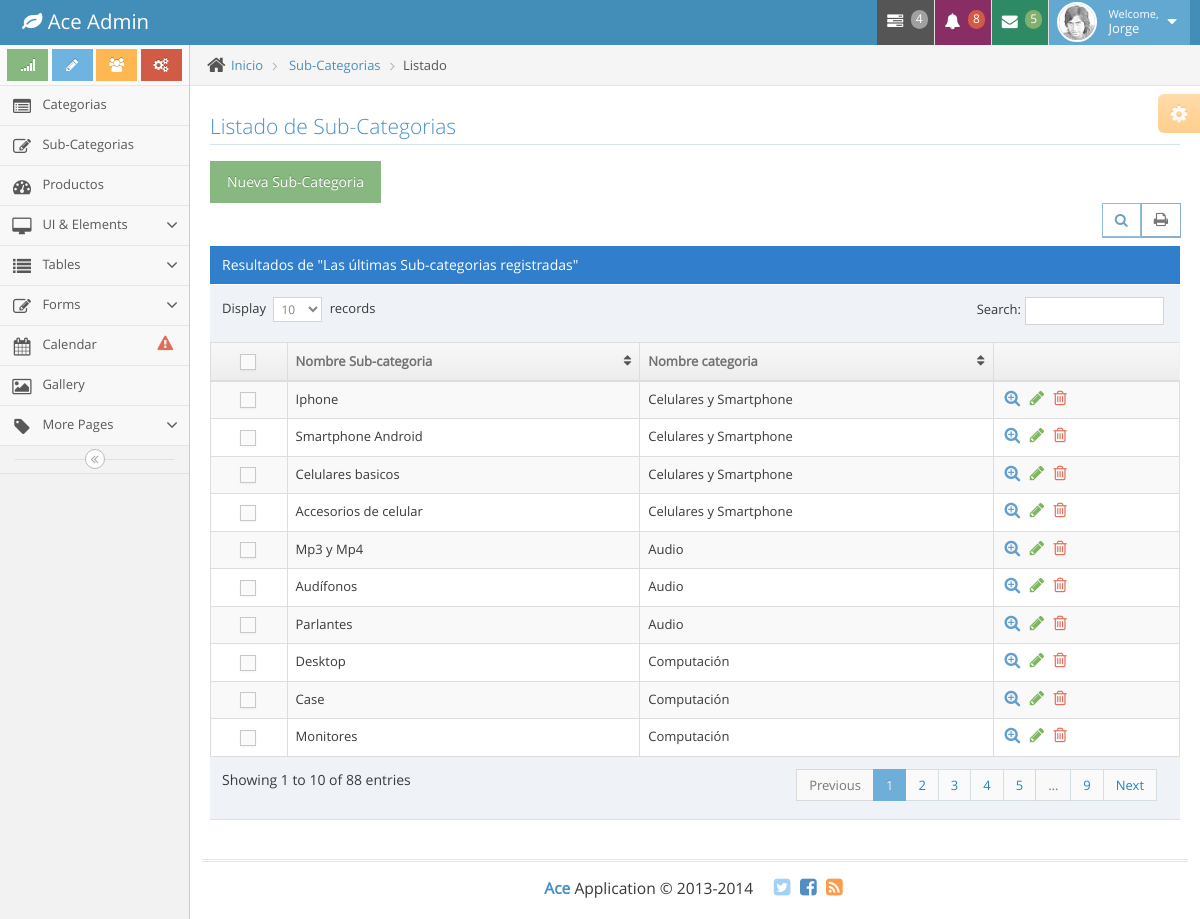
The app's page /subcategorias.php (signed in) with its own data.
### tables this page shows
CREATE TABLE IF NOT EXISTS `subcategoria` (
  `idSubCategoria` int(11) NOT NULL AUTO_INCREMENT,
  `idCategoria` int(11) NOT NULL,
  `nombre` varchar(80) DEFAULT NULL,
  `enable` tinyint(1) DEFAULT NULL,
  PRIMARY KEY (`idSubCategoria`),
  KEY `idCategoria` (`idCategoria`)
);

CREATE TABLE IF NOT EXISTS `categoria` (
  `idCategoria` int(11) NOT NULL AUTO_INCREMENT,
  `nombre` varchar(80) DEFAULT NULL,
  `enable` tinyint(1) DEFAULT NULL,
  PRIMARY KEY (`idCategoria`)
);

### subcategorias.php (the view, shortened to what this page needs)
<?php
	include 'BaseDatos/conexion.php';
?>
<!DOCTYPE html>
<html lang="en">
	<head>
		<link rel="stylesheet" href="assets/css/bootstrap.min.css" />
		<link rel="stylesheet" href="assets/font-awesome/4.2.0/css/font-awesome.min.css" />
		<link rel="stylesheet" href="assets/css/ace.min.css" class="ace-main-stylesheet" id="main-ace-style" />
	</head>
	<body class="no-skin">
		<div id="navbar" class="navbar navbar-default">
			<?php include 'Script/navbar.php'; ?>
		</div>
		<div class="main-container" id="main-container">
			<?php include('Script/sideBar.php') ?>
			<div class="main-content">
				<div class="main-content-inner">
					<div class="breadcrumbs" id="breadcrumbs">
						<ul class="breadcrumb">
							<li>
								<i class="ace-icon fa fa-home home-icon"></i>
								<a href="panel.php">Inicio</a>
							</li>
							<li>
								<a href="subcategorias.php">Sub-Categorias</a>
							</li>
							<li class="active">Listado</li>
						</ul>
					</div>
					<div class="page-content">
						<div class="ace-settings-container" id="ace-settings-container">
							<div class="btn btn-app btn-xs btn-warning ace-settings-btn" id="ace-settings-btn">
								<i class="ace-icon fa fa-cog bigger-130"></i>
							</div>
						</div>
						<div class="row">
							<div class="col-xs-12">
								<div class="row">
									<div class="col-xs-12">
										<h3 class="header smaller lighter blue">Listado de Sub-Categorias</h3>
										<a id="show-register" role="button" class="btn btn-success" >
											Nueva Sub-Categoria
										</a>
										<div class="clearfix">
											<div class="pull-right tableTools-container"></div>
										</div>
										<div class="table-header">
											Resultados de "Las últimas Sub-categorias registradas"
										</div>
										<div>
											<table id="dynamic-table" class="table table-striped table-bordered table-hover">
												<thead>
													<tr>
														<th class="center">
															<label class="pos-rel">
																<span class="lbl"></span>
															</label>
														</th>
														<th>Nombre Sub-categoria</th>
														<th>Nombre categoria</th>
														<th></th>
													</tr>
												</thead>
												<tbody>
													<?php
									                  $resultSet = mysqli_query($conexion, 'SELECT SC.idSubCategoria, SC.nombre, C.nombre FROM subcategoria SC
									                  										JOIN Categoria C ON SC.idCategoria = C.idCategoria
									                  										WHERE SC.enable = 1 and C.enable = 1');
									                  while($fila = mysqli_fetch_row($resultSet)){
									                ?>
													<tr>
														<td class="center">
															<label class="pos-rel">
																<span class="lbl"></span>
															</label>
														</td>
														<td>
															<?= $fila['1'] ?>
														</td>
														<td>
															<?= $fila['2'] ?>
														</td>
														<td>
															<div class="hidden-sm hidden-xs action-buttons">
																<a class="blue" href="#">
																	<i class="ace-icon fa fa-search-plus bigger-130"></i>
																</a>
																<a class="green" href="#">
																	<i class="ace-icon fa fa-pencil bigger-130"></i>
																</a>
																<a class="red" href="#">
																	<i class="ace-icon fa fa-trash-o bigger-130"></i>
																</a>
															</div>
														</td>
													</tr>
													<?php } ?>
												</tbody>
											</table>
										</div>
									</div>
								</div>
							</div>
						</div>
					</div>
				</div>
			</div>
			<div class="footer">
				<div class="footer-inner">
					<div class="footer-content">
						<span class="bigger-120">
							<span class="blue bolder">Ace</span>
							Application &copy; 2013-2014
						</span>
						<span class="action-buttons">
							<a href="#">
								<i class="ace-icon fa fa-twitter-square light-blue bigger-150"></i>
							</a>
							<a href="#">
								<i class="ace-icon fa fa-facebook-square text-primary bigger-150"></i>
							</a>
							<a href="#">
								<i class="ace-icon fa fa-rss-square orange bigger-150"></i>
							</a>
						</span>
					</div>
				</div>
			</div>
		</div>
	</body>
</html>

### records on screen
subcategoria: nombre "Iphone", idCategoria.nombre "Celulares y Smartphone"
subcategoria: nombre "Smartphone Android", idCategoria.nombre "Celulares y Smartphone"
subcategoria: nombre "Celulares basicos", idCategoria.nombre "Celulares y Smartphone"
subcategoria: nombre "Accesorios de celular", idCategoria.nombre "Celulares y Smartphone"
subcategoria: nombre "Mp3 y Mp4", idCategoria.nombre "Audio"
subcategoria: nombre "Audífonos", idCategoria.nombre "Audio"
subcategoria: nombre "Parlantes", idCategoria.nombre "Audio"
subcategoria: nombre "Desktop", idCategoria.nombre "Computación"
subcategoria: nombre "Case", idCategoria.nombre "Computación"
subcategoria: nombre "Monitores", idCategoria.nombre "Computación"

### other values on screen
$_SESSION["user"] "Jorge"
